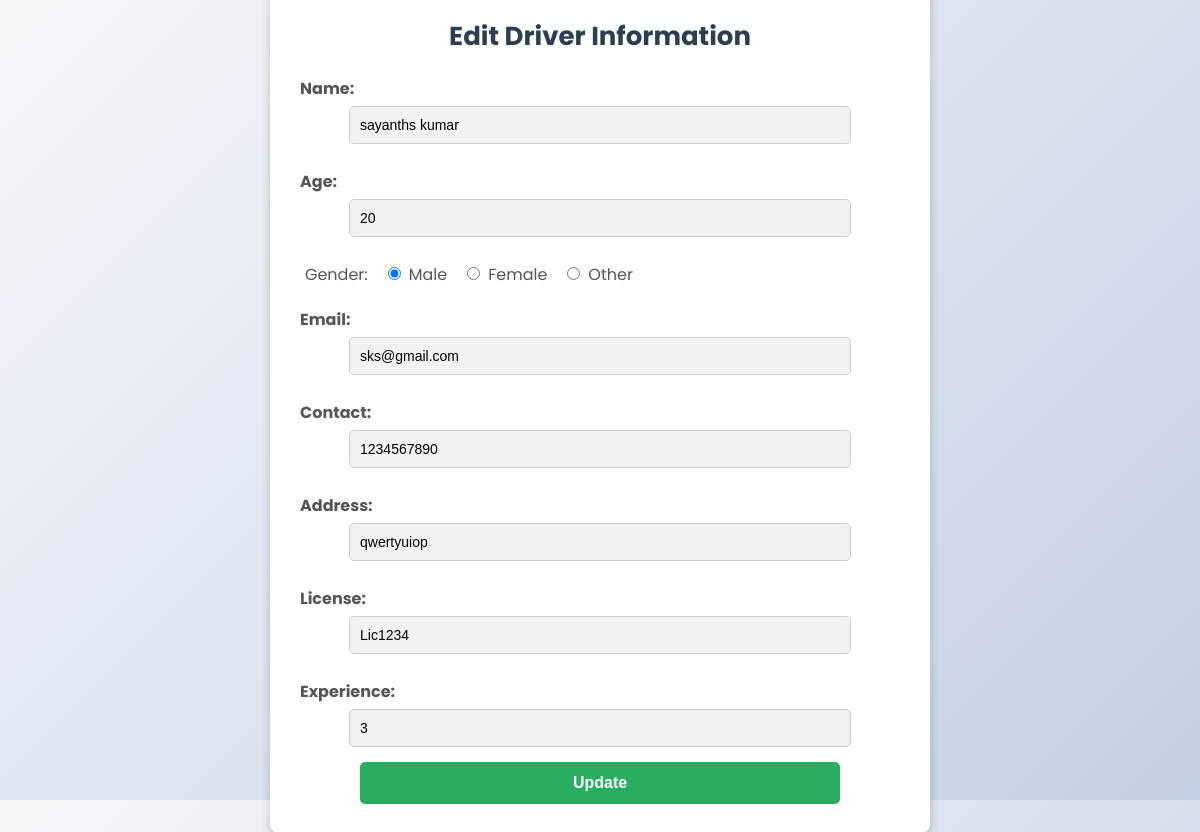
/edit/19, run on the app's committed database.
### myapp/models.py (models this page shows)
class Driver_model(models.Model):
    bus_id = models.ForeignKey(login_model, on_delete=models.CASCADE, null=True, blank=True)
    name = models.CharField(max_length=100, null=True, blank=True)
    age = models.CharField(max_length=100, null=True, blank=True)
    email = models.CharField(max_length=100, null=True, blank=True)
    address = models.CharField(max_length=100, null=True, blank=True)
    license = models.CharField(max_length=100, null=True, blank=True)
    experience = models.CharField(max_length=100, null=True, blank=True)
    contact = models.CharField(max_length=100, null=True, blank=True)
    gender = models.CharField(max_length=100, null=True, blank=True)

### myapp/views.py (the view, shortened to what this page needs)
# urls.py: path('edit/<int:id>', edit.as_view(), name='editdriver'),
class edit(View):
    def get(self, request, id):
        c=Driver_model.objects.get(id=id)
        return render(request, 'administrator/editdriver.html', {'data':c})

### templates/administrator/editdriver.html (shortened to what this page needs)
<!DOCTYPE html>
<html lang="en">
<head>
</head>
<body>
    <div class="container">
        <h2>Edit Driver Information</h2>
        <form method="post">
            <label for="name">Name:</label>
            <input type="text" id="name" name="name" value="{{ data.name }}" required>
            <label for="age">Age:</label>
            <input type="number" id="age" name="age" value="{{ data.age }}" required>
            <div class="gender-group">
                <label>Gender:</label>
                <input type="radio" id="male" name="gender" value="male" {% if data.gender == 'male' %}checked{% endif %}>
                <label for="male">Male</label>
                <input type="radio" id="female" name="gender" value="female" {% if data.gender == 'female' %}checked{% endif %}>
                <label for="female">Female</label>
                <input type="radio" id="other" name="gender" value="other" {% if data.gender == 'other' %}checked{% endif %}>
                <label for="other">Other</label>
            </div>
            <label for="email">Email:</label>
            <input type="email" id="email" name="email" value="{{ data.email }}" required>
            <label for="contact">Contact:</label>
            <input type="tel" id="contact" name="contact" value="{{ data.contact }}" required>
            <label for="address">Address:</label>
            <input type="text" id="address" name="address" value="{{ data.address }}" required>
            <label for="license">License:</label>
            <input type="text" id="license" name="license" value="{{ data.license }}" required>
            <label for="experience">Experience:</label>
            <input type="number" id="experience" name="experience" value="{{ data.experience }}" required>
            <input type="submit" value="Update">
        </form>
    </div>
</body>
</html>

### templates/administrator/editdriver.html (style rules this page uses)
body { font-family: 'Poppins', sans-serif; margin: 0; padding: 0; display: flex; justify-content: center; align-items: center; height: 100vh; background: linear-gradient(135deg, #f5f7fa, #c3cfe2); color: black; }
.container { background: white; padding: 30px; border-radius: 10px; box-shadow: 0 4px 10px rgba(0, 0, 0, 0.2); width: 90%; max-width: 600px; text-align: center; }
h2 { margin-bottom: 20px; color: #2c3e50; font-size: 26px; font-weight: bold; }
label { display: block; text-align: left; margin: 10px 0 5px; font-weight: bold; color: #555; }
input[type="text"], input[type="number"], input[type="email"], input[type="tel"] { width: 80%; padding: 10px; border: 1px solid #ccc; border-radius: 5px; margin-bottom: 15px; font-size: 14px; background: #f2f2f2; }
.gender-group { text-align: left; margin-bottom: 15px; display: flex; align-items: center; }
.gender-group label { font-weight: normal; margin-left: 5px; margin-right: 10px; }
input[type="radio"] { margin-left: 10px; }
input[type="submit"] { width: 80%; padding: 12px; background: #27ae60; color: white; font-size: 16px; font-weight: bold; border: none; border-radius: 5px; cursor: pointer; transition: 0.3s; }

### data on the page
Driver_model: name "sayanths kumar", age "20", gender "☑ Male", gender "☐ Female", gender "☐ Other", email "sks@gmail.com", contact "1234567890", address "qwertyuiop", license "Lic1234", experience "3"
